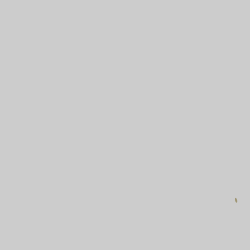
Frame 1 (no input)
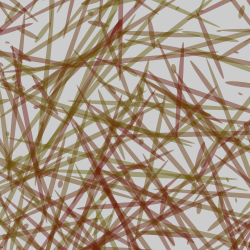
Frame 60 (the mouse pressed at the canvas centre just before this capture)
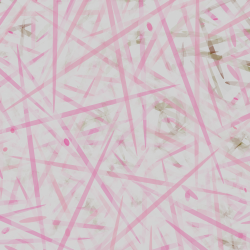
Frame 120 (the mouse held since frame 60 and released just before this capture)

The Processing sketch that drew these frames (run headless with seeded random() and noise(); from frame 60 on, the mouse is pressed at the canvas centre):

// Processing sketch: processing_19411
// ── processing_19411.pde

float angle=0.1;// variable for angle
float x;
  void setup() {
    size(250,250);
    smooth();
    noStroke();
  }// basic setup
  
   
   void draw() {
    
   for(int y=0;y<=height;y+=2) {
     fill(206,random(200,250),100,200);
     angle=angle+1;
     translate(60,120); //offset
     rotate(angle-8); //rotate as angle-8 value
     fill(random(mouseX+100,mouseY-100),random(8,90),mouseY,random(110,x));
     ellipse(random(30,100),30,y,5);
   }
   }
    
    void mousePressed()  { //when you click, whe pattern changed
      stroke(210,110);
      fill(random(30,mouseX));
      strokeWeight(random(10,19));// the new pattern seems like on a white background but actually I increased the stroke weights
      for(int y=0;y<=height;y+=2)
      rect(pmouseX,y*y,pmouseY,y+1);     
}
   
 
 void mouseDragged() { //when you dray your mouse, pattern appears
  //background(204);
  int x=20;
int y=-30;
int diameter=100;
 ellipse(x+2,y+1,diameter+3,diameter);
}
  
